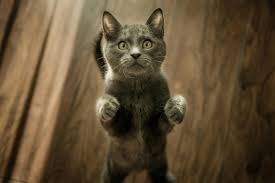
#> input picture im/tom.jpeg, 275 x 183 px
$ python mask.py
#> lines starting #> are read from the running program, lines starting #| are printed output that depends on the picture; after the words box and inside, x2 and y2 are one past the last pixel; in counts of white or black regions, pixels touching at a corner belong together
import numpy as np
import cv2 as cv

def resize(frame,scale=0.75):
    width = int(frame.shape[1] * scale)
    height = int(frame.shape[0] * scale)
    return cv.resize(frame,(width,height),interpolation=cv.INTER_AREA)

img=cv.imread('im/tom.jpeg')
#> img is the input picture: shape (183, 275, 3); mean B, G, R 52.9, 79.2, 97.2

#Blank Image

blank=np.zeros(img.shape[:2],np.uint8)

mask=cv.circle(blank,(img.shape[1]//2,img.shape[0]//2),75,255,-1)
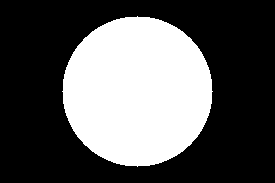
#> blank: shape (183, 275); 35.1% white; 1 white region, box (x1, y1, x2, y2) and area: (62, 16, 213, 167) 17665
cv.imshow('mask',resize(mask,3.25))
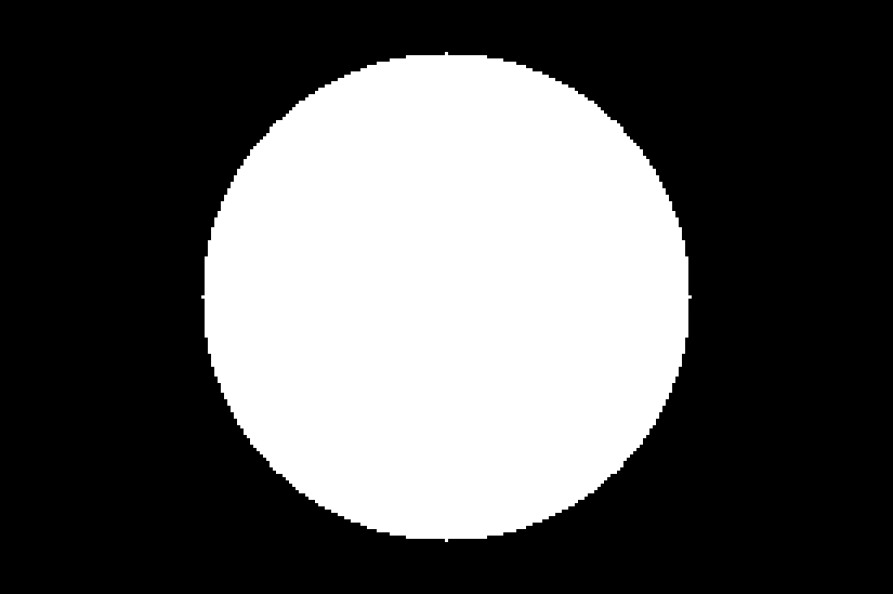
#> window 'mask': shape (594, 893); min 0, max 255, mean 89.5
cv.imshow('img',resize(img,3.25))


# Now use mask in bitwise and

and_img=cv.bitwise_and(img,img,mask=mask)
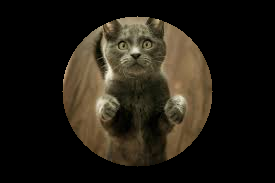
#> and_img: shape (183, 275, 3); mean B, G, R 19.5, 28.3, 33.2
cv.imshow('and',resize(and_img,3.25))

cv.waitKey(0)

$ run again, with im/jerry.jpeg copied over im/tom.jpeg
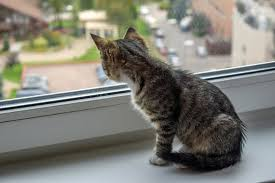
#> input picture im/jerry.jpeg, 275 x 183 px
#> img is the input picture: shape (183, 275, 3); mean B, G, R 118.7, 127.4, 128.2
#> blank: shape (183, 275); 35.1% white; 1 white region, box (x1, y1, x2, y2) and area: (62, 16, 213, 167) 17665
#> `and_img=cv.bitwise_and(img,img,mask=mask)`:
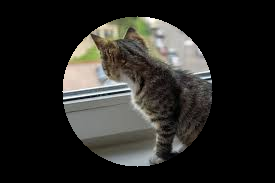
#> and_img: shape (183, 275, 3); mean B, G, R 35.9, 39.1, 40
